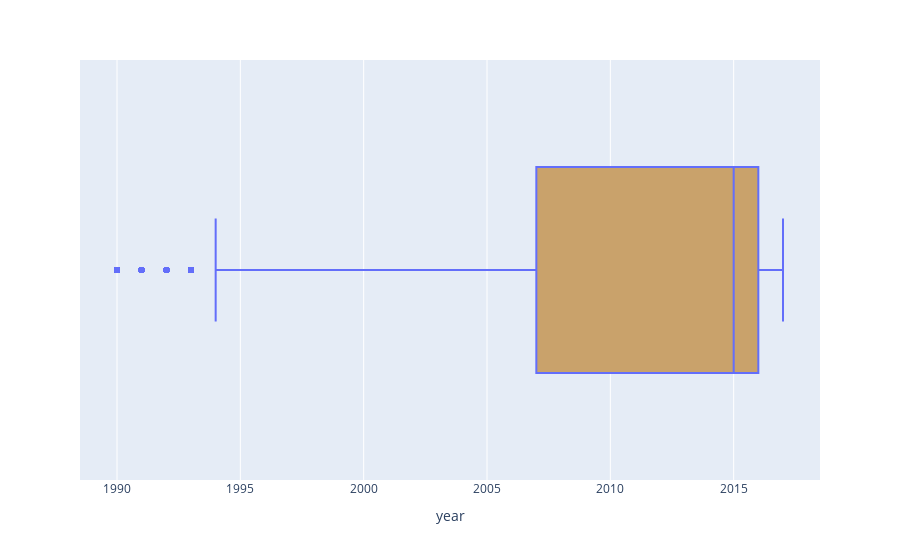
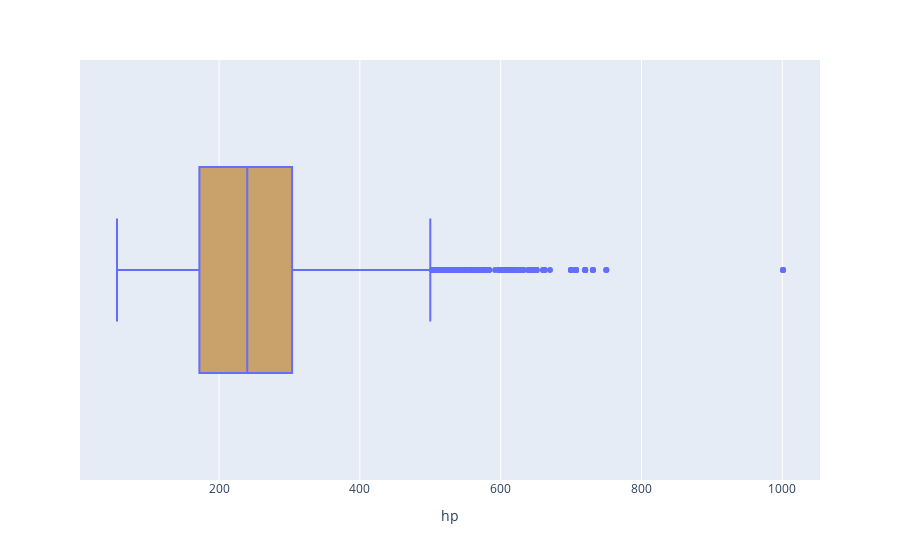
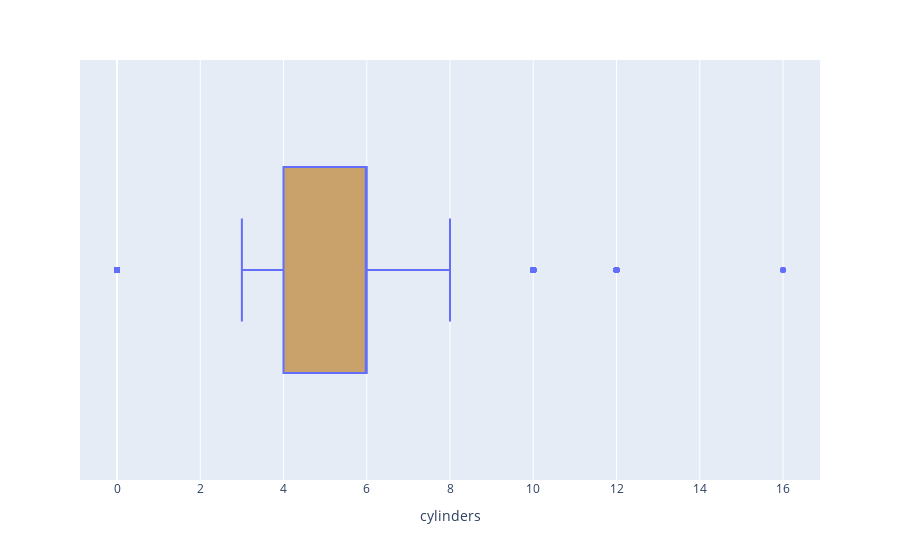
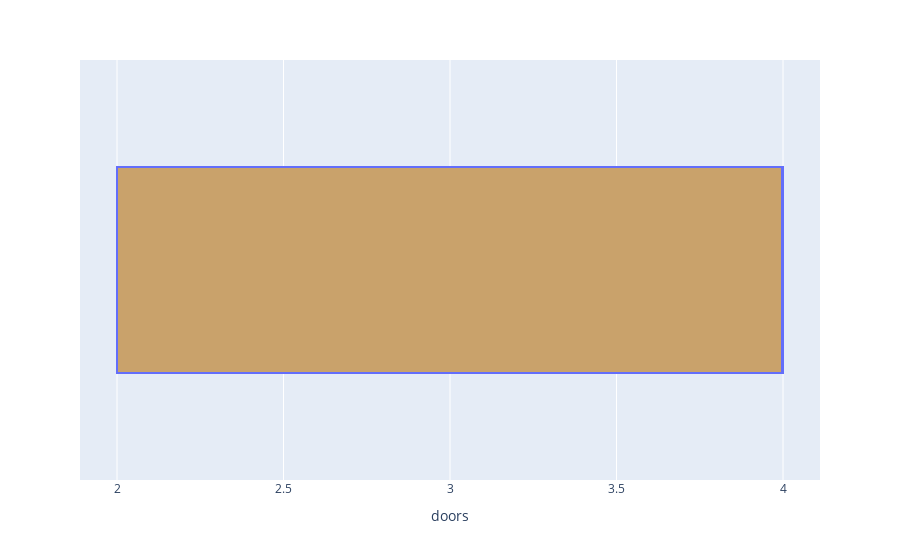

Notebook code cell kept with these figures, in order:
### Code cell
for i in num_col:
    fig = px.box(cars_data, x = cars_data[i])
    fig.update_traces(fillcolor = '#C9A26B')
    fig.show()

### Figure 1 — Plotly figure (JSON) as saved in the notebook; plotly's stock layout.template omitted (floating-point values rounded to 4 significant figures; data arrays with more than 128 entries replaced by an {"elided": "..."} marker saying what was removed)
{"data": [{"alignmentgroup": "True", "fillcolor": "#C9A26B", "hovertemplate": "year=%{x}<extra></extra>", "legendgroup": "", "marker": {"color": "#636efa"}, "name": "", "notched": false, "offsetgroup": "", "orientation": "h", "showlegend": false, "type": "box", "x": {"elided": "11199 int values"}, "x0": " ", "xaxis": "x", "y0": " ", "yaxis": "y"}], "layout": {"boxmode": "group", "legend": {"tracegroupgap": 0}, "margin": {"t": 60}, "xaxis": {"anchor": "y", "domain": [0, 1], "title": {"text": "year"}}, "yaxis": {"anchor": "x", "domain": [0, 1]}}}

### Figure 2 — Plotly figure (JSON) as saved in the notebook; plotly's stock layout.template omitted (floating-point values rounded to 4 significant figures; data arrays with more than 128 entries replaced by an {"elided": "..."} marker saying what was removed)
{"data": [{"alignmentgroup": "True", "fillcolor": "#C9A26B", "hovertemplate": "hp=%{x}<extra></extra>", "legendgroup": "", "marker": {"color": "#636efa"}, "name": "", "notched": false, "offsetgroup": "", "orientation": "h", "showlegend": false, "type": "box", "x": {"elided": "11199 int values"}, "x0": " ", "xaxis": "x", "y0": " ", "yaxis": "y"}], "layout": {"boxmode": "group", "legend": {"tracegroupgap": 0}, "margin": {"t": 60}, "xaxis": {"anchor": "y", "domain": [0, 1], "title": {"text": "hp"}}, "yaxis": {"anchor": "x", "domain": [0, 1]}}}

### Figure 3 — Plotly figure (JSON) as saved in the notebook; plotly's stock layout.template omitted (floating-point values rounded to 4 significant figures; data arrays with more than 128 entries replaced by an {"elided": "..."} marker saying what was removed)
{"data": [{"alignmentgroup": "True", "fillcolor": "#C9A26B", "hovertemplate": "cylinders=%{x}<extra></extra>", "legendgroup": "", "marker": {"color": "#636efa"}, "name": "", "notched": false, "offsetgroup": "", "orientation": "h", "showlegend": false, "type": "box", "x": {"elided": "11199 int values"}, "x0": " ", "xaxis": "x", "y0": " ", "yaxis": "y"}], "layout": {"boxmode": "group", "legend": {"tracegroupgap": 0}, "margin": {"t": 60}, "xaxis": {"anchor": "y", "domain": [0, 1], "title": {"text": "cylinders"}}, "yaxis": {"anchor": "x", "domain": [0, 1]}}}

### Figure 4 — Plotly figure (JSON) as saved in the notebook; plotly's stock layout.template omitted (floating-point values rounded to 4 significant figures; data arrays with more than 128 entries replaced by an {"elided": "..."} marker saying what was removed)
{"data": [{"alignmentgroup": "True", "fillcolor": "#C9A26B", "hovertemplate": "doors=%{x}<extra></extra>", "legendgroup": "", "marker": {"color": "#636efa"}, "name": "", "notched": false, "offsetgroup": "", "orientation": "h", "showlegend": false, "type": "box", "x": {"elided": "11199 float values"}, "x0": " ", "xaxis": "x", "y0": " ", "yaxis": "y"}], "layout": {"boxmode": "group", "legend": {"tracegroupgap": 0}, "margin": {"t": 60}, "xaxis": {"anchor": "y", "domain": [0, 1], "title": {"text": "doors"}}, "yaxis": {"anchor": "x", "domain": [0, 1]}}}
